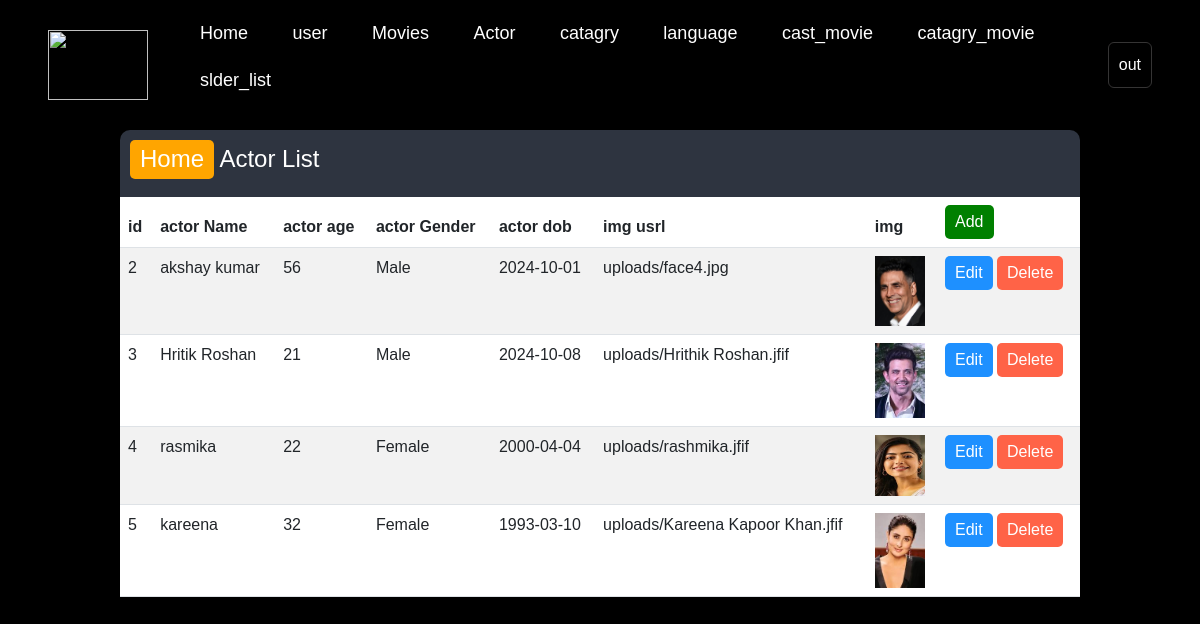
Screenshot of /admin/actor_list.php (signed in) with the database file from the repository.
### tables this page shows
CREATE TABLE `actors` (
  `a_id` int(10) NOT NULL,
  `a_name` varchar(50) NOT NULL,
  `a_age` int(10) NOT NULL,
  `a_gender` varchar(20) NOT NULL,
  `a_dob` text NOT NULL,
  `a_img_url` text NOT NULL
);

### admin/actor_list.php (the view, shortened to what this page needs)
<!DOCTYPE html>
<html lang="en">
<head>
    <link href="https://cdn.jsdelivr.net/npm/bootstrap@5.3.0-alpha1/dist/css/bootstrap.min.css" rel="stylesheet">
</head>
<body>
<?php require("../fronend/nev_admin.php"); ?>
    <div class="table-container">
        <div class="table-header">
               <h4><a href="admin.php"><button class="btn-back"   >Home</button></a>  Actor List</h4>
        </div>
        <table class="table table-striped">
            <thead>
            <tr>
                    <th>id</th>
                    <th>actor Name</th>
                    <th>actor age</th>
                    <th>actor Gender</th>
                    <th>actor dob</th>
                    <th>img usrl</th>
                    <th>img</th>
                    <th><a href="add_actor.php"><button class="btn-add"  formaction = 'add_actor.php' >Add</button></a></th>
                </tr>
            </thead>
            <tbody>
                <?php
                    require("../backend/db01.php");
                    $query =  "SELECT * FROM actors";
                    $result = mysqli_query($conn, $query);
                    if (mysqli_num_rows($result) > 0) {
                        while($row = mysqli_fetch_assoc($result)) {
                    ?>
                <tr>
                    <td><?php echo $row["a_id"]; ?></td>
                    <td><?php echo $row["a_name"]; ?></td>
                    <td><?php echo $row["a_age"]; ?></td>
                    <td><?php echo $row["a_gender"]; ?></td>
                    <td><?php echo $row["a_dob"]; ?><t/d>
                    <td><?php echo $row["a_img_url"]; ?></td>
                    <td><img width="50px" src="<?php echo $row['a_img_url'];?>" alt="<?php echo $row['a_id'] ?>"></td>
                    <td>
                        <form action="" method="post">
                        <button class="btn-edit" formaction='add_actor_edit.php'>Edit</button>
                        <button class="btn-delete" formaction = 'add_actor_del_.php' >Delete</button>
                        </form>
                    </td>
                </tr>
                <?php
}
} else {
    echo "0 results";
}
 ?>
            </tbody>
        </table>
    </div>
</body>
</html>

### fronend/nev_admin.php (shortened to what this page needs)
<!DOCTYPE html>
<html lang="en">
    <head>
        <link rel="stylesheet" href="style.css">
    </head>
    <body>
        <div class="header">
            <nav>
            <a href="admin.php"><img src="../img/logo.png" class="Logo"></a>
                <ul id="sidemenu">
                    <li><a href="admin.php">Home</a></li>
                    <li><a href="user_list.php">user</a></li>
                    <li><a href="../movies/movie_list.php">Movies</a></li>
                    <li><a href="actor_list.php">Actor</a></li>
                    <li><a href="../movies/movie_list_catagry.php">catagry</a></li>
                    <li><a href="../movies/movie_language_list.php">language</a></li>
                    <li><a href="cast_profile_movie_list.php">cast_movie</a></li>
                    <li><a href="catagry_profile_movie_list.php">catagry_movie</a></li>
                    <li><a href="slder_list.php">slder_list</a></li>
                </ul>
                <div>
                    <a href="../backend/logout.php" class="signin-button"><button class="btn">out</button></a>
                </div>
            </nav>
        </div>

### style.css (style rules this page uses)
* { margin: 0; padding: 0; font-family: sans-serif; box-sizing: border-box; }
body { background: black; color: beige; }
.header { width: 100%; height: 80px; background: #000000; background-size: cover; background-position: center; padding: 10px 4%; position: relative; }
nav { display: flex; align-items: center; justify-content: space-between; position: relative; }
nav ul li { display: inline-block; list-style: none; margin: 10px 20px; }
nav ul li a { color: white; text-decoration: none; font-size: 18px; position: relative; }
nav ul li a::after { content: ''; width: 0; height: 3px; background: #a53636; position: absolute; left: 0; bottom: -6px; transition: 0.3s; }
.Logo { width: 100px; cursor: pointer; height: 70px; }
.btn { margin-left: 10px; background: #000000; width: fit-content; border: 1px solid #353434; padding: 10px; border-radius: 6px; text-decoration: none; color: #fff; transition: background 0.5s; cursor: pointer; }

### admin/actor_list.php (style rules this page uses)
body { font-family: Arial, sans-serif; }
.table-container { margin: 50px auto; width: 80%; }
.table-header { background-color: #2E3440; color: white; padding: 10px; border-top-left-radius: 10px; border-top-right-radius: 10px; }
.table { background-color: white; border-radius: 10px; }
.btn-edit { background-color: #1E90FF; color: white; border: none; border-radius: 5px; padding: 5px 10px; }
.btn-delete { background-color: #FF6347; color: white; border: none; border-radius: 5px; padding: 5px 10px; }
.btn-add { background-color: green; color: white; border: none; border-radius: 5px; padding: 5px 10px; }
.btn-back { background-color: orange; color: white; border: none; border-radius: 5px; padding: 5px 10px; }

### rows the page displays
actors: a_id "2", a_name "akshay kumar", a_age "56", a_gender "Male", a_dob "2024-10-01", a_img_url "uploads/face4.jpg", a_img_url (picture)
actors: a_id "3", a_name "Hritik Roshan", a_age "21", a_gender "Male", a_dob "2024-10-08", a_img_url "uploads/Hrithik Roshan.jfif", a_img_url (picture)
actors: a_id "4", a_name "rasmika", a_age "22", a_gender "Female", a_dob "2000-04-04", a_img_url "uploads/rashmika.jfif", a_img_url (picture)
actors: a_id "5", a_name "kareena", a_age "32", a_gender "Female", a_dob "1993-03-10", a_img_url "uploads/Kareena Kapoor Khan.jfif", a_img_url (picture)
